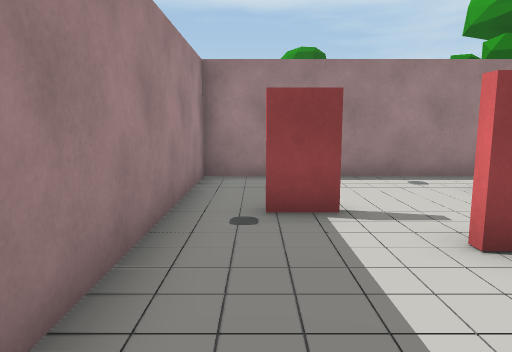
View 1 (above)

12 first-person views from a walk through a Unity game level. The camera is 1.2 m above the floor, tilts 8° down and sees 70° across. The floor is counted in squares, 1 m on a side. Each view is taken from the middle of a square. On the plan, view 1 faces up. The plan holds only what a view shows up to about 15 squares ahead; the rest is blank. The place goes on beyond the plan. The player is left out. Door leaves are left out, so doorways stand open.

View 2
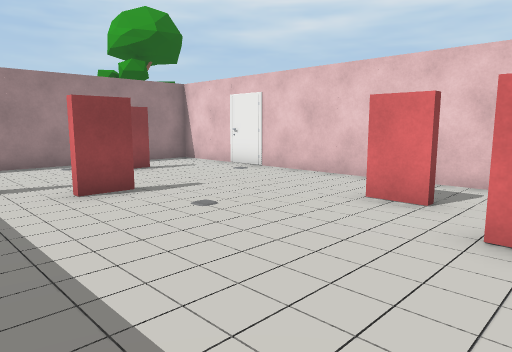

View 3
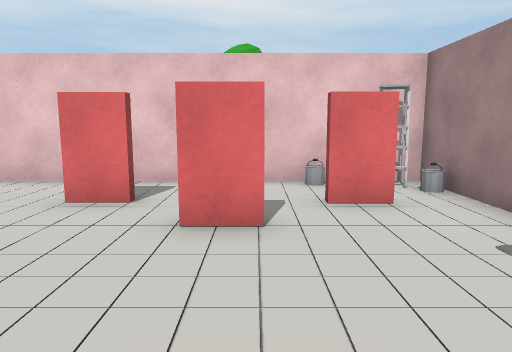

View 4
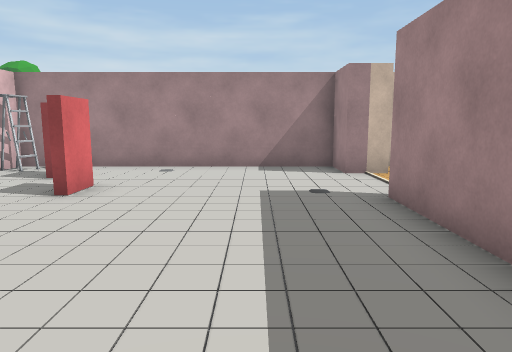

View 5
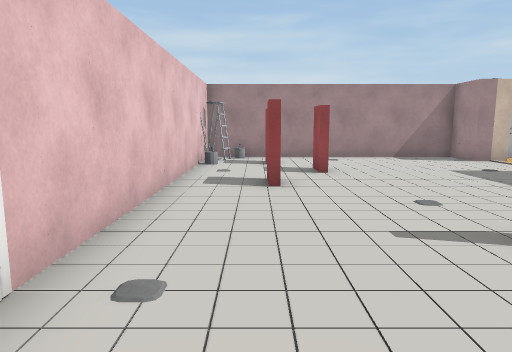

View 6
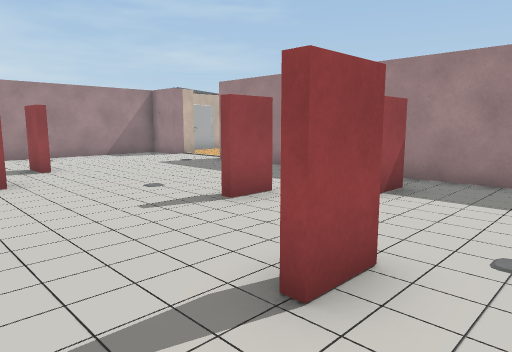

View 7
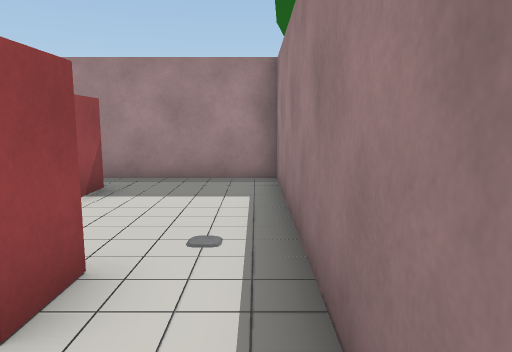

View 8
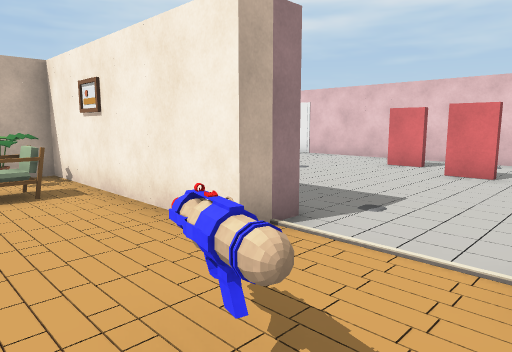

View 9
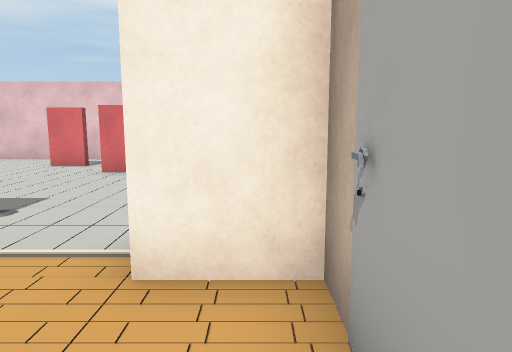

View 10
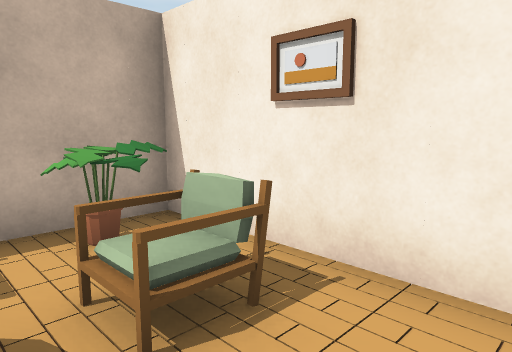

View 11
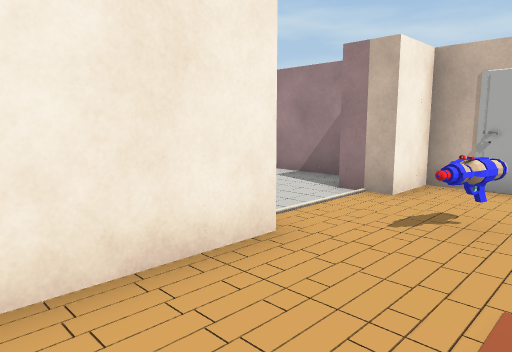

View 12
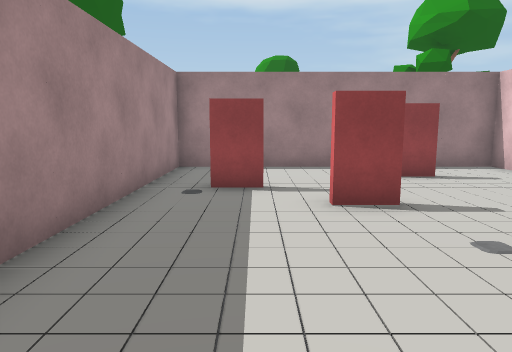

### Floor plan
Points are (right, up) in squares from view 1. A wall is a line through its corners. A room is listed if a view was taken in it or the views show most of it. See-through windows are left out.
Room 1 (views 1, 2, 3, 4, 5, 6, 7, 12)
walls: (3.3, 3.3) (2.1, 3.3); (2.1, 3.6) (3.3, 3.6); (5.7, -0.4) (5.7, -1.1); (5.5, -1.1) (5.5, 0); (4.4, -2) (4.4, -3.1); (1.3, 4.9) (0.1, 4.9); (4.2, -3.1) (4.2, -2); (0.1, 5.1) (1.1, 5.1); (4.1, 6.6) (5.3, 6.6); (5.2, 6.4) (4.2, 6.4); (5.5, -5.1) (5.5, -4); (-2.3, -5) (-1.2, -5) (-1.2, -6.5) (7.5, -6.5); (7.8, -6.5) (7.8, 8.5) (-1.2, 8.5) (-1.2, -2) (-2.3, -2)
ways out: opening at (-1.5, -3.5) to room 2; gap at (0, 5)
objects: other object (7, -6) to (7, -5)
Room 2 (views 8, 9, 10, 11)
walls: (-2.3, -2) (-2.3, 4.5) (-4.2, 4.5); (-4.4, -6.5) (-2.3, -6.5) (-2.3, -5)
ways out: opening at (-1.5, -3.5) to room 1
objects: other object (-4, -4) to (-4, -3); other object (-4, 2) to (-3, 2); other object (-4, 3)

Positions as (right, up) in squares from view 1, and headings:
1: (0, 0), facing up
2: (0, -3), facing up-right
3: (0, -3), facing right
4: (1, 4), facing down
5: (6, 7), facing down
6: (7, 8), facing down-left
7: (7, 8), facing left
8: (-5, -5), facing up-right
9: (-5, -6), facing right
10: (-5, 0), facing up-right
11: (-5, 1), facing down-right
12: (1, -2), facing up
